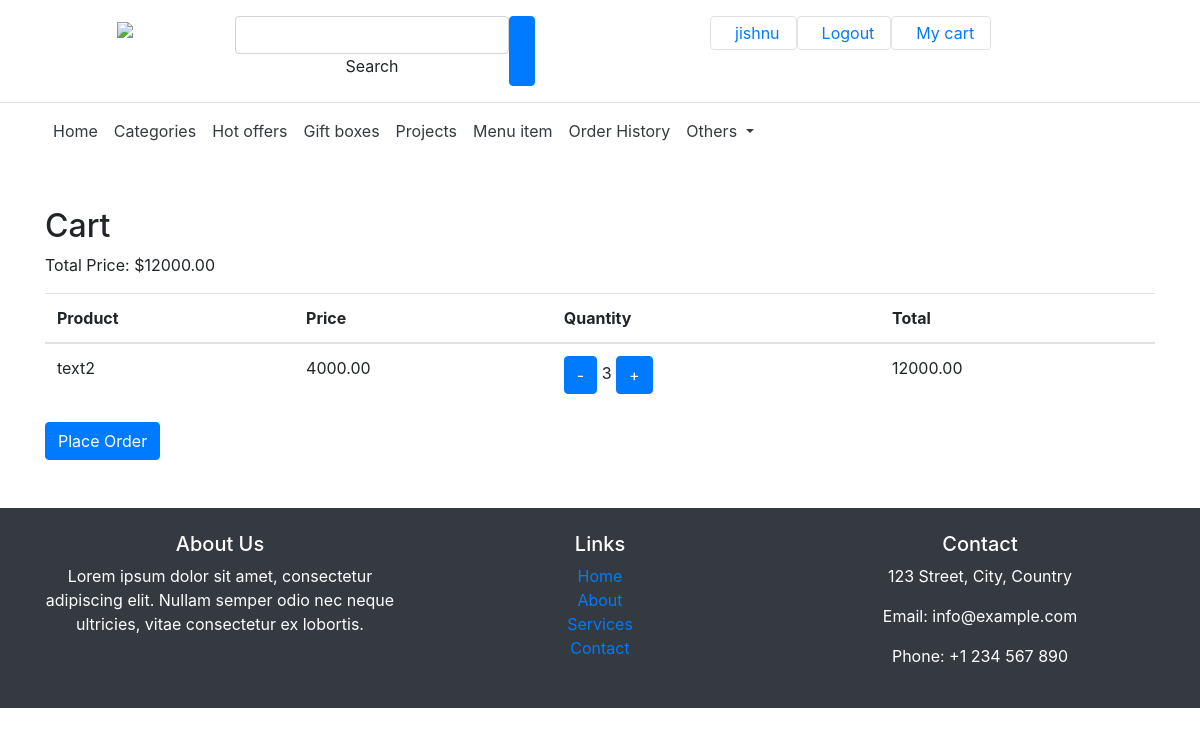
Page /view-cart/ (signed in) on the committed database.
### app1/models.py (models this page shows, shortened)
class CartItem(models.Model):
    cart = models.ForeignKey('Cart', on_delete=models.CASCADE)
    product = models.ForeignKey('Product', on_delete=models.CASCADE)
    quantity = models.PositiveIntegerField(default=1)
    order = models.ForeignKey('Order', on_delete=models.SET_NULL, null=True, blank=True)

class Product(models.Model):
    name = models.CharField(max_length=100)
    description = models.TextField()
    price = models.DecimalField(max_digits=8, decimal_places=2)
    image = models.ImageField(upload_to='product_images/')
    created_at = models.DateTimeField(auto_now_add=True)
    updated_at = models.DateTimeField(auto_now=True)

### app1/views.py (the view)
# urls.py: path('view-cart/', views.view_cart, name='view-cart'),
def view_cart(request):
    cart = get_object_or_404(Cart, user=request.user)
    items = cart.cartitem_set.all().order_by('id')
    for item in items:
        item.total_price = item.product.price * item.quantity
    context = {
        'cart': cart,
        'items': items,
    }
    return render(request, 'app1/cart.html', context)

### app1/templates/app1/cart.html
{% extends 'base.html' %}
{% block content %}
  <div class="container my-5">
    <h2>Cart</h2>
    <table class="table">
      <thead>
        <tr>
          <th>Product</th>
          <th>Price</th>
          <th>Quantity</th>
          <th>Total</th>
        </tr>
      </thead>
      <tbody>
        {% for item in items %}
          <tr>
            <td>{{ item.product.name }}</td>
            <td>{{ item.product.price }}</td>
            <td>
              <a href="{% url 'decrease-quantity' item.id %}" class="btn btn-primary">-</a>
              {{ item.quantity }}
              <a href="{% url 'increase-quantity' item.id %}" class="btn btn-primary">+</a>
            </td>
            <td>{{ item.total_price }}</td>
          </tr>
          <p>Total Price: ${{ item.total_price }}</p>
        {% endfor %}
      </tbody>
    </table>
    <a href="{% url 'place-order' %}" class="btn btn-primary">Place Order</a>
  </div>
{% endblock %}

### templates/header.html (shortened to what this page needs)
<header>
    <div class="p-3 text-center bg-white border-bottom">
      <div class="container">
        <div class="row gy-3">
          <div class="col-lg-2 col-sm-4 col-4">
            <a href="https://mdbootstrap.com/" target="_blank" class="float-start">
              <img src="https://mdbootstrap.com/img/logo/mdb-transaprent-noshadows.png" height="35" />
            </a>
          </div>
          <div class="order-lg-last col-lg-5 col-sm-8 col-8">
            <div class="d-flex float-end">
              {% if request.user.is_authenticated %}
              <a href="{% url '#' %}" class="me-1 border rounded py-1 px-3 nav-link d-flex align-items-center" target="_blank"> <p class="d-none d-md-block mb-0">{{request.user.username}}</p> </a>
              <a href="{% url 'logout' %}" class="me-1 border rounded py-1 px-3 nav-link d-flex align-items-center" target="_blank"> <p class="d-none d-md-block mb-0">Logout</p> </a>
              <a href="{% url 'view-cart' %}" class="border rounded py-1 px-3 nav-link d-flex align-items-center" target="_blank">
                <p class="d-none d-md-block mb-0">My cart</p>
              </a>
              {% endif %}
            </div>
          </div>
          <div class="col-lg-5 col-md-12 col-12">
            <div class="input-group float-center">
              <div class="form-outline">
                <input type="search" id="form1" class="form-control" />
                <label class="form-label" for="form1">Search</label>
              </div>
              <button type="button" class="btn btn-primary shadow-0">
              </button>
            </div>
          </div>
        </div>
      </div>
    </div>
</header>

### rows in the picture
CartItem: product.name "text2", product.price "4000.00", quantity "3", total_price "12000.00"

### other values in the picture
{{ request.user.username }} "jishnu"
